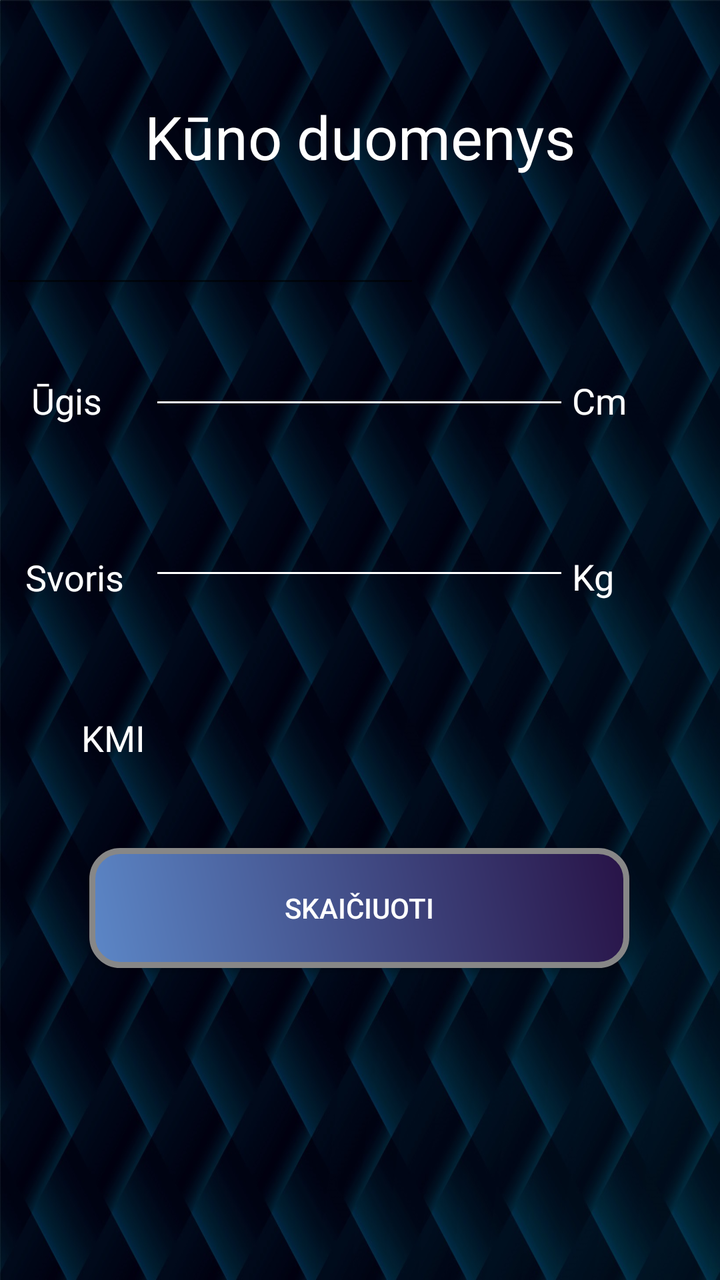
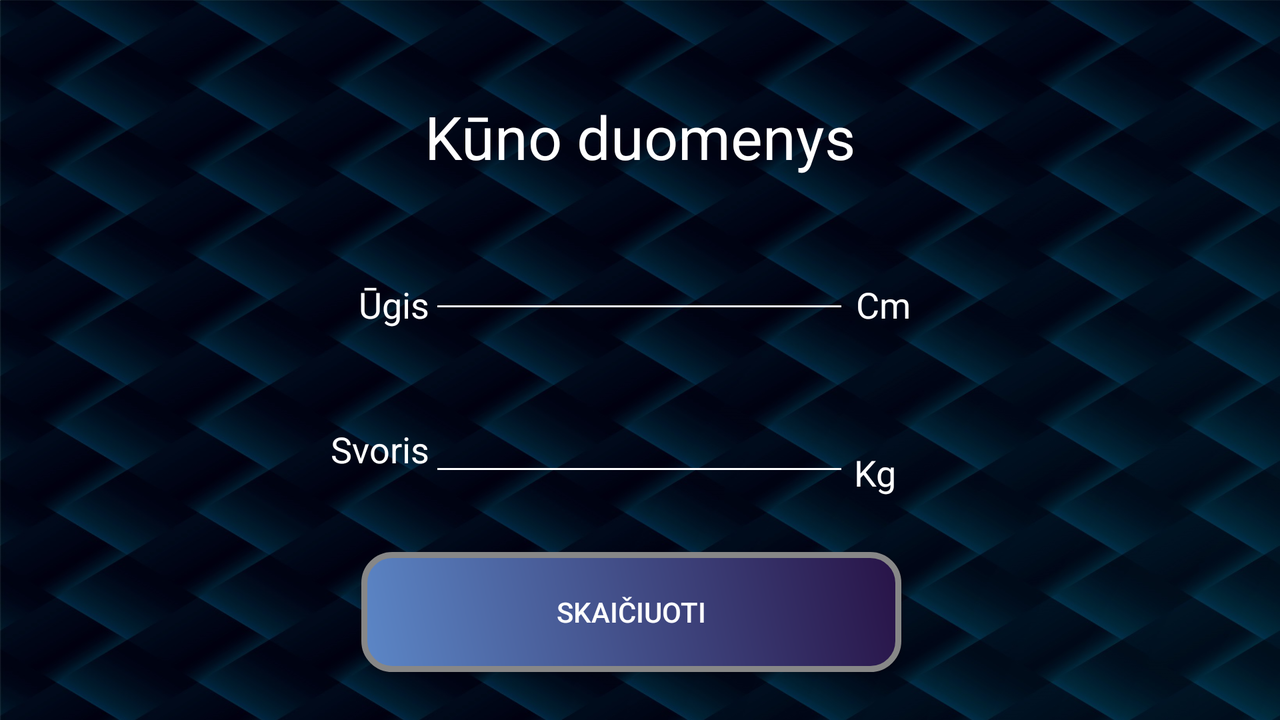

Compare how this app lays out the same screen by default and in its alternative resource folder. The renders come first, then the two layout files and the values they reference.
<!-- AndroidManifest.xml: application theme AppTheme -->
<!-- res/layout/activity_measurements.xml -->
<?xml version="1.0" encoding="utf-8"?>
<androidx.constraintlayout.widget.ConstraintLayout xmlns:android="http://schemas.android.com/apk/res/android"
    xmlns:app="http://schemas.android.com/apk/res-auto"
    xmlns:tools="http://schemas.android.com/tools"
    android:layout_width="match_parent"
    android:layout_height="match_parent"
    android:background="@drawable/background2"
    tools:context=".Measurements">

    <Button
        android:id="@+id/button_count"
        android:layout_width="wrap_content"
        android:layout_height="wrap_content"
        android:layout_marginBottom="156dp"
        android:background="@drawable/button_background"
        android:text="@string/Skaičiuoti"
        android:onClick="onClick"
        android:textColor="#FFFFFF"
        app:layout_constraintBottom_toBottomOf="parent"
        app:layout_constraintEnd_toEndOf="parent"
        app:layout_constraintHorizontal_bias="0.496"
        app:layout_constraintStart_toStartOf="parent" />

    <TextView
        android:id="@+id/text_duomenys"
        android:layout_width="wrap_content"
        android:layout_height="wrap_content"
        android:layout_marginTop="48dp"
        android:text="@string/Duomenys"
        android:textColor="#FFFFFF"
        android:textSize="30sp"
        app:layout_constraintEnd_toEndOf="parent"
        app:layout_constraintStart_toStartOf="parent"
        app:layout_constraintTop_toTopOf="parent" />

    <EditText
        android:id="@+id/height_field"
        android:layout_width="wrap_content"
        android:layout_height="wrap_content"
        android:layout_marginTop="80dp"
        android:ems="10"
        android:inputType="numberDecimal"
        android:backgroundTint="#FFFFFF"
        android:textColor="#FFFFFF"
        android:visibility="visible"
        app:layout_constraintEnd_toEndOf="parent"
        app:layout_constraintHorizontal_bias="0.497"
        app:layout_constraintStart_toStartOf="parent"
        app:layout_constraintTop_toBottomOf="@+id/text_duomenys" />

    <EditText
        android:id="@+id/weight_field"
        android:layout_width="wrap_content"
        android:layout_height="wrap_content"
        android:layout_marginTop="44dp"
        android:ems="10"
        android:inputType="numberDecimal"
        android:textColor="#FFFFFF"
        android:backgroundTint="#FFFFFF"
        app:layout_constraintEnd_toEndOf="parent"
        app:layout_constraintHorizontal_bias="0.497"
        app:layout_constraintStart_toStartOf="parent"
        app:layout_constraintTop_toBottomOf="@+id/height_field" />

    <TextView
        android:id="@+id/textView3"
        android:layout_width="wrap_content"
        android:layout_height="wrap_content"
        android:layout_marginTop="188dp"
        android:text="@string/ugis"
        android:textColor="#FFFFFF"
        android:textSize="18sp"
        app:layout_constraintEnd_toStartOf="@+id/height_field"
        app:layout_constraintHorizontal_bias="0.4"
        app:layout_constraintStart_toStartOf="parent"
        app:layout_constraintTop_toTopOf="parent" />

    <TextView
        android:id="@+id/textView4"
        android:layout_width="wrap_content"
        android:layout_height="wrap_content"
        android:layout_marginTop="64dp"
        android:text="@string/svoris"
        android:textColor="#FFFFFF"
        android:textSize="18sp"
        app:layout_constraintEnd_toStartOf="@+id/weight_field"
        app:layout_constraintStart_toStartOf="parent"
        app:layout_constraintTop_toBottomOf="@+id/textView3" />

    <TextView
        android:id="@+id/textView5"
        android:layout_width="wrap_content"
        android:layout_height="wrap_content"
        android:layout_marginStart="16dp"
        android:layout_marginLeft="16dp"
        android:layout_marginTop="56dp"
        android:text="@string/kmi"
        android:textColor="#FFFFFF"
        android:textSize="18sp"
        app:layout_constraintEnd_toStartOf="@+id/kmi_field"
        app:layout_constraintStart_toStartOf="parent"
        app:layout_constraintTop_toBottomOf="@+id/textView4" />

    <TextView
        android:id="@+id/kmi_field"
        android:layout_width="163dp"
        android:layout_height="42dp"
        android:layout_marginTop="40dp"
        android:layout_marginEnd="100dp"
        android:layout_marginRight="100dp"
        android:backgroundTint="#FFFFFF"
        android:ems="10"
        android:inputType="numberDecimal"
        android:textColor="#FFFFFF"
        android:textSize="18sp"
        app:layout_constraintBottom_toBottomOf="parent"
        app:layout_constraintEnd_toEndOf="parent"
        app:layout_constraintTop_toBottomOf="@+id/weight_field"
        app:layout_constraintVertical_bias="0.037" />

    <TextView
        android:id="@+id/text_cm"
        android:layout_width="wrap_content"
        android:layout_height="wrap_content"
        android:layout_marginTop="188dp"
        android:text="@string/cm"
        android:textColor="#FFFFFF"
        android:textSize="18sp"
        app:layout_constraintEnd_toEndOf="parent"
        app:layout_constraintHorizontal_bias="0.027"
        app:layout_constraintStart_toEndOf="@+id/height_field"
        app:layout_constraintTop_toTopOf="parent" />

    <TextView
        android:id="@+id/text_kg"
        android:layout_width="wrap_content"
        android:layout_height="wrap_content"
        android:layout_marginTop="276dp"
        android:text="@string/kg"
        android:textColor="#FFFFFF"
        android:textSize="18sp"
        app:layout_constraintEnd_toEndOf="parent"
        app:layout_constraintHorizontal_bias="0.025"
        app:layout_constraintStart_toEndOf="@+id/weight_field"
        app:layout_constraintTop_toTopOf="parent" />

    <EditText
        android:id="@+id/editTextNumberDecimal"
        android:layout_width="wrap_content"
        android:layout_height="wrap_content"
        android:ems="10"
        android:inputType="numberDecimal"
        app:layout_constraintBottom_toTopOf="@+id/height_field"
        app:layout_constraintTop_toBottomOf="@+id/text_duomenys"
        tools:layout_editor_absoluteX="101dp" />
</androidx.constraintlayout.widget.ConstraintLayout>
<!-- resources referenced by this layout -->
<resources>
  <!-- drawable background2: png bitmap (drawable, 235650 bytes) -->
  <!-- drawable button_background (drawable) -->
  <?xml version="1.0" encoding="utf-8"?>
  <shape xmlns:android="http://schemas.android.com/apk/res/android" android:shape="rectangle" >
      <corners
          android:radius="14dp"
          />
      <gradient
          android:angle="45"
          android:startColor="#5C87C7"
          android:endColor="#281347"
          android:type="linear"
          />
      <padding
          android:left="0dp"
          android:top="0dp"
          android:right="0dp"
          android:bottom="0dp"
          />
      <size
          android:width="270dp"
          android:height="60dp"
          />
      <stroke
          android:width="3dp"
          android:color="#878787"
          />
  </shape>
  <string name="Duomenys">Kūno duomenys</string>
  <string name="cm">Cm</string>
  <string name="kg">Kg</string>
  <string name="kmi">KMI</string>
  <string name="svoris">Svoris</string>
  <string name="ugis">Ūgis</string>
  <style name="AppTheme" parent="Theme.AppCompat.Light.NoActionBar">
          
          <item name="colorPrimary">@color/colorPrimary</item>
          <item name="colorPrimaryDark">@color/colorPrimaryDark</item>
          <item name="colorAccent">@color/colorAccent</item>
  
      </style>
</resources>
<!-- res/layout-land/activity_measurements.xml (the repository's variant of the layout above) -->
<!-- drawn on the phone turned sideways -->
<?xml version="1.0" encoding="utf-8"?>
<androidx.constraintlayout.widget.ConstraintLayout xmlns:android="http://schemas.android.com/apk/res/android"
    xmlns:app="http://schemas.android.com/apk/res-auto"
    xmlns:tools="http://schemas.android.com/tools"
    android:layout_width="match_parent"
    android:layout_height="match_parent"
    android:background="@drawable/background2"
    tools:context=".Measurements">

    <Button
        android:id="@+id/button_count2"
        android:layout_width="wrap_content"
        android:layout_height="wrap_content"
        android:layout_marginBottom="24dp"
        android:background="@drawable/button_background"
        android:onClick="onClick"
        android:text="@string/Skaičiuoti"
        android:textColor="#FFFFFF"
        app:layout_constraintBottom_toBottomOf="parent"
        app:layout_constraintEnd_toEndOf="parent"
        app:layout_constraintHorizontal_bias="0.488"
        app:layout_constraintStart_toStartOf="parent" />

    <TextView
        android:id="@+id/text_duomenys"
        android:layout_width="wrap_content"
        android:layout_height="wrap_content"
        android:layout_marginTop="48dp"
        android:text="@string/Duomenys"
        android:textColor="#FFFFFF"
        android:textSize="30sp"
        app:layout_constraintEnd_toEndOf="parent"
        app:layout_constraintStart_toStartOf="parent"
        app:layout_constraintTop_toTopOf="parent" />

    <EditText
        android:id="@+id/height_field"
        android:layout_width="wrap_content"
        android:layout_height="wrap_content"
        android:layout_marginTop="32dp"
        android:backgroundTint="#FFFFFF"
        android:ems="10"
        android:inputType="numberDecimal"
        android:textColor="#FFFFFF"
        android:visibility="visible"
        app:layout_constraintEnd_toEndOf="parent"
        app:layout_constraintHorizontal_bias="0.499"
        app:layout_constraintStart_toStartOf="parent"
        app:layout_constraintTop_toBottomOf="@+id/text_duomenys" />

    <EditText
        android:id="@+id/weight_field"
        android:layout_width="wrap_content"
        android:layout_height="wrap_content"
        android:layout_marginTop="40dp"
        android:backgroundTint="#FFFFFF"
        android:ems="10"
        android:inputType="numberDecimal"
        android:textColor="#FFFFFF"
        app:layout_constraintEnd_toEndOf="parent"
        app:layout_constraintHorizontal_bias="0.499"
        app:layout_constraintStart_toStartOf="parent"
        app:layout_constraintTop_toBottomOf="@+id/height_field" />

    <TextView
        android:id="@+id/textView3"
        android:layout_width="wrap_content"
        android:layout_height="wrap_content"
        android:layout_marginTop="140dp"
        android:text="@string/ugis"
        android:textColor="#FFFFFF"
        android:textSize="18sp"
        app:layout_constraintEnd_toEndOf="@+id/textView4"
        app:layout_constraintEnd_toStartOf="@+id/height_field"
        app:layout_constraintTop_toTopOf="parent" />

    <TextView
        android:id="@+id/textView4"
        android:layout_width="wrap_content"
        android:layout_height="wrap_content"
        android:layout_marginTop="48dp"
        android:text="@string/svoris"
        android:textColor="#FFFFFF"
        android:textSize="18sp"
        app:layout_constraintEnd_toEndOf="@+id/textView5"
        app:layout_constraintEnd_toStartOf="@+id/weight_field"
        app:layout_constraintTop_toBottomOf="@+id/textView3" />

    <TextView
        android:id="@+id/textView5"
        android:layout_width="wrap_content"
        android:layout_height="wrap_content"
        android:layout_marginStart="16dp"
        android:layout_marginLeft="16dp"
        android:layout_marginTop="52dp"
        android:text="@string/kmi"
        android:textColor="#FFFFFF"
        android:textSize="18sp"
        app:layout_constraintEnd_toStartOf="@+id/kmi_field"
        app:layout_constraintHorizontal_bias="1.0"
        app:layout_constraintStart_toStartOf="parent"
        app:layout_constraintTop_toBottomOf="@+id/textView4" />

    <TextView
        android:id="@+id/kmi_field"
        android:layout_width="wrap_content"
        android:layout_height="wrap_content"
        android:layout_marginTop="40dp"
        android:backgroundTint="#FFFFFF"
        android:ems="10"
        android:inputType="numberDecimal"
        android:textColor="#FFFFFF"
        app:layout_constraintEnd_toEndOf="parent"
        app:layout_constraintStart_toStartOf="parent"
        app:layout_constraintTop_toBottomOf="@+id/weight_field" />

    <TextView
        android:id="@+id/text_cm"
        android:layout_width="wrap_content"
        android:layout_height="wrap_content"
        android:layout_marginTop="140dp"
        android:text="@string/cm"
        android:textColor="#FFFFFF"
        android:textSize="18sp"
        app:layout_constraintEnd_toEndOf="parent"
        app:layout_constraintHorizontal_bias="0.017"
        app:layout_constraintStart_toEndOf="@+id/height_field"
        app:layout_constraintTop_toTopOf="parent" />

    <TextView
        android:id="@+id/text_kg"
        android:layout_width="wrap_content"
        android:layout_height="wrap_content"
        android:layout_marginTop="224dp"
        android:text="@string/kg"
        android:textColor="#FFFFFF"
        android:textSize="18sp"
        app:layout_constraintEnd_toEndOf="parent"
        app:layout_constraintHorizontal_bias="0.012"
        app:layout_constraintStart_toEndOf="@+id/weight_field"
        app:layout_constraintTop_toTopOf="parent" />
</androidx.constraintlayout.widget.ConstraintLayout>
